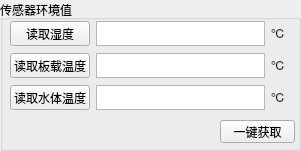
  <widget class="QGroupBox" name="groupBox_4">
   <property name="geometry">
    <rect>
     <x>10</x>
     <y>440</y>
     <width>301</width>
     <height>151</height>
    </rect>
   </property>
   <property name="title">
    <string>传感器环境值</string>
   </property>
   <widget class="QWidget" name="layoutWidget_3">
    <property name="geometry">
     <rect>
      <x>10</x>
      <y>20</y>
      <width>281</width>
      <height>91</height>
     </rect>
    </property>
    <layout class="QGridLayout" name="gridLayout_2" rowstretch="1,1,1">
     <property name="spacing">
      <number>6</number>
     </property>
     <item row="1" column="2">
      <widget class="QTextEdit" name="textEdit_8">
       <property name="sizePolicy">
        <sizepolicy hsizetype="Fixed" vsizetype="Fixed">
         <horstretch>0</horstretch>
         <verstretch>0</verstretch>
        </sizepolicy>
       </property>
       <property name="minimumSize">
        <size>
         <width>167</width>
         <height>25</height>
        </size>
       </property>
      </widget>
     </item>
     <item row="0" column="1">
      <widget class="QPushButton" name="pushButton_9">
       <property name="sizePolicy">
        <sizepolicy hsizetype="Fixed" vsizetype="Fixed">
         <horstretch>0</horstretch>
         <verstretch>0</verstretch>
        </sizepolicy>
       </property>
       <property name="minimumSize">
        <size>
         <width>80</width>
         <height>23</height>
        </size>
       </property>
       <property name="text">
        <string>读取湿度</string>
       </property>
      </widget>
     </item>
     <item row="2" column="1">
      <widget class="QPushButton" name="pushButton">
       <property name="sizePolicy">
        <sizepolicy hsizetype="Fixed" vsizetype="Fixed">
         <horstretch>0</horstretch>
         <verstretch>0</verstretch>
        </sizepolicy>
       </property>
       <property name="minimumSize">
        <size>
         <width>80</width>
         <height>23</height>
        </size>
       </property>
       <property name="text">
        <string>读取水体温度</string>
       </property>
      </widget>
     </item>
     <item row="1" column="1">
      <widget class="QPushButton" name="pushButton_8">
       <property name="sizePolicy">
        <sizepolicy hsizetype="Fixed" vsizetype="Fixed">
         <horstretch>0</horstretch>
         <verstretch>0</verstretch>
        </sizepolicy>
       </property>
       <property name="minimumSize">
        <size>
         <width>80</width>
         <height>23</height>
        </size>
       </property>
       <property name="text">
        <string>读取板载温度</string>
       </property>
      </widget>
     </item>
     <item row="2" column="2">
      <widget class="QTextEdit" name="textEdit_7">
       <property name="sizePolicy">
        <sizepolicy hsizetype="Fixed" vsizetype="Fixed">
         <horstretch>0</horstretch>
         <verstretch>0</verstretch>
        </sizepolicy>
       </property>
       <property name="minimumSize">
        <size>
         <width>167</width>
         <height>25</height>
        </size>
       </property>
      </widget>
     </item>
     <item row="0" column="3">
      <widget class="QLabel" name="label_7">
       <property name="sizePolicy">
        <sizepolicy hsizetype="Fixed" vsizetype="Fixed">
         <horstretch>0</horstretch>
         <verstretch>0</verstretch>
        </sizepolicy>
       </property>
       <property name="minimumSize">
        <size>
         <width>20</width>
         <height>20</height>
        </size>
       </property>
       <property name="text">
        <string>℃</string>
       </property>
      </widget>
     </item>
     <item row="2" column="3">
      <widget class="QLabel" name="label_9">
       <property name="sizePolicy">
        <sizepolicy hsizetype="Fixed" vsizetype="Fixed">
         <horstretch>0</horstretch>
         <verstretch>0</verstretch>
        </sizepolicy>
       </property>
       <property name="minimumSize">
        <size>
         <width>20</width>
         <height>20</height>
        </size>
       </property>
       <property name="text">
        <string>℃</string>
       </property>
      </widget>
     </item>
     <item row="1" column="3">
      <widget class="QLabel" name="label_8">
       <property name="sizePolicy">
        <sizepolicy hsizetype="Fixed" vsizetype="Fixed">
         <horstretch>0</horstretch>
         <verstretch>0</verstretch>
        </sizepolicy>
       </property>
       <property name="minimumSize">
        <size>
         <width>20</width>
         <height>20</height>
        </size>
       </property>
       <property name="text">
        <string>℃</string>
       </property>
      </widget>
     </item>
     <item row="0" column="2">
      <widget class="QTextEdit" name="textEdit_12">
       <property name="sizePolicy">
        <sizepolicy hsizetype="Fixed" vsizetype="Fixed">
         <horstretch>0</horstretch>
         <verstretch>0</verstretch>
        </sizepolicy>
       </property>
       <property name="minimumSize">
        <size>
         <width>167</width>
         <height>25</height>
        </size>
       </property>
      </widget>
     </item>
    </layout>
   </widget>
   <widget class="QPushButton" name="pushButton_15">
    <property name="geometry">
     <rect>
      <x>220</x>
      <y>120</y>
      <width>75</width>
      <height>23</height>
     </rect>
    </property>
    <property name="sizePolicy">
     <sizepolicy hsizetype="Fixed" vsizetype="Fixed">
      <horstretch>0</horstretch>
      <verstretch>0</verstretch>
     </sizepolicy>
    </property>
    <property name="text">
     <string>一键获取</string>
    </property>
   </widget>
  </widget>
